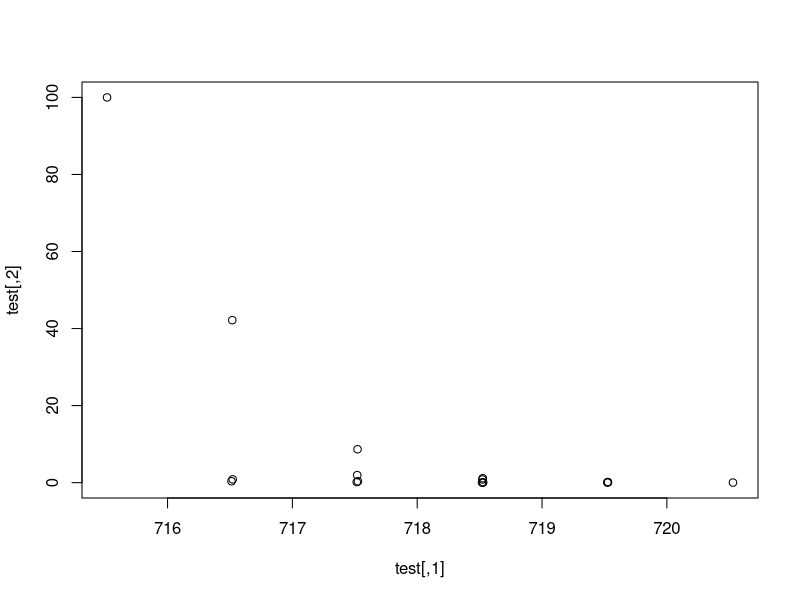
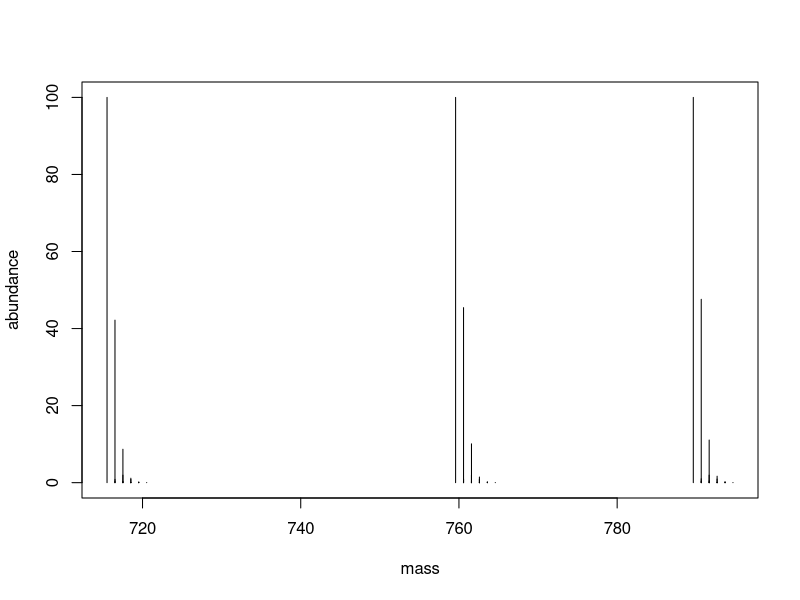

Recreate these plots in R, in order.
##  Generate isotope distribution of lipids
##  Input is the number of C,H,N,O,P atoms of the molecule
##  Output is the isotope distribution based on natural elemental isotope abundance
##  Isotope abundance is calculated using binomial distributions


# Currently, isotope abundance are normalized to most abundant ion
# Currently, only returns the most abundant ions to 0.01 %

elements<-c("C","H","N","O","P")
mass1<-c(12,1.007825,14.003074,15.994915,30.973762)
mass2<-c(13.003355,2.014102,15.000109,17.99916,30.973762)
abundance<-c(0.9893,0.999885,0.99632,0.99757,1.0)

natural.isotopic.abundance<-data.frame(elements=elements,mass1=mass1,mass2=mass2,abundance=abundance)
compound<-c(39,74,1,8,1)


isoltope.distribution<-function(X) {
  output.combined<-matrix(c(0,1),nrow=1,ncol=2)
  for(p in 1:length(elements)) {
    n<-X[p]
    mass1<-natural.isotopic.abundance[p,2]
    mass2<-natural.isotopic.abundance[p,3]
    abundance<-natural.isotopic.abundance[p,4]
    mass.dist<-matrix(0,nrow=n+1,ncol=2)
    for(k in 0:n) {
      mass.dist[k+1,1]<-mass1*k+(n-k)*mass2
      mass.dist[k+1,2]<-dbinom(k,n,abundance)
    }
    mass.dist<-mass.dist[which(mass.dist[,2]>0.0001),,drop=FALSE]
    eval(parse(text=paste("output.combined<-rbind(",paste(rep("output.combined",nrow(mass.dist)),collapse=","),")",sep="")))
    output.combined[,1]<-output.combined[,1]+rep(mass.dist[,1],each=nrow(output.combined)/nrow(mass.dist))
    output.combined[,2]<-output.combined[,2]*rep(mass.dist[,2],each=nrow(output.combined)/nrow(mass.dist))
  }
  output.combined<-output.combined[which(output.combined[,2]>0.0001),,drop=FALSE]
  output.combined[,2]<-output.combined[,2]*100/max(output.combined[,2])
  output.combined<-output.combined[order(output.combined[,1]),]
  return(output.combined)
}
test<-isoltope.distribution(compound)
plot(test)


compound.list<-matrix(0,nrow=0,ncol=5,dimnames = list(NULL,elements))
compound.list<-rbind(compound.list,"PE34:2"=c(39,74,1,8,1))
compound.list<-rbind(compound.list,"PC34:1"=c(42,82,1,8,1))
compound.list<-rbind(compound.list,"PC36:0"=c(44,88,1,8,1))
compound.isotopes<-apply(compound.list,1,isoltope.distribution)

long.form<-matrix(0,nrow=0,ncol=2,dimnames = list(NULL,c("mass","abundance")))
for(i in 1:length(compound.isotopes)) {
  long.form<-rbind(long.form,compound.isotopes[[i]])
}
plot(long.form,type="h")
